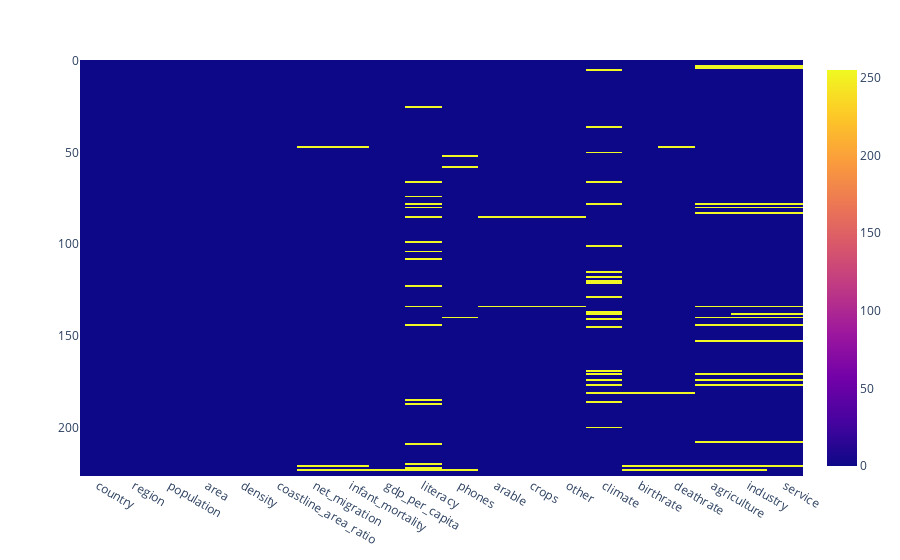

The cell this chart's notebook holds for it:
### Code cell
fig = px.imshow(data.isnull())
fig.show()

### Figure 1 — Plotly figure (JSON) as saved in the notebook; plotly's stock layout.template omitted (floating-point values rounded to 4 significant figures; data arrays with more than 128 entries replaced by an {"elided": "..."} marker saying what was removed)
{"data": [{"coloraxis": "coloraxis", "hovertemplate": "x: %{x}<br>y: %{y}<br>color: %{z}<extra></extra>", "name": "0", "type": "heatmap", "x": ["country", "region", "population", "area", "density", "coastline_area_ratio", "net_migration", "infant_mortality", "gdp_per_capita", "literacy", "phones", "arable", "crops", "other", "climate", "birthrate", "deathrate", "agriculture", "industry", "service"], "xaxis": "x", "y": {"elided": "227 int values"}, "yaxis": "y", "z": {"elided": "227x20 int values"}}], "layout": {"coloraxis": {"colorscale": [[0, "#0d0887"], [0.1111, "#46039f"], [0.2222, "#7201a8"], [0.3333, "#9c179e"], [0.4444, "#bd3786"], [0.5556, "#d8576b"], [0.6667, "#ed7953"], [0.7778, "#fb9f3a"], [0.8889, "#fdca26"], [1, "#f0f921"]]}, "margin": {"t": 60}, "xaxis": {"anchor": "y", "constrain": "domain", "domain": [0, 1], "scaleanchor": "y"}, "yaxis": {"anchor": "x", "autorange": "reversed", "constrain": "domain", "domain": [0, 1]}}}
